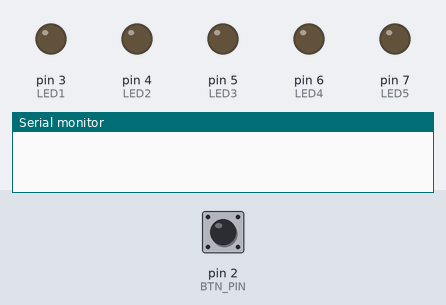
The sketch below on a simulated Arduino Uno, built with avr-gcc and run on an emulated ATmega328P. Parts: output pins drawn as LEDs (lit = HIGH), the last lines printed to the serial monitor. Inputs (shaded band) come from the test bench; at power-on: pin 2 (BTN_PIN) HIGH.

Above: at 1.2 s.
1.3 s: pin 2 (BTN_PIN) pulled LOW for 0.15 s
At 1.8 s:
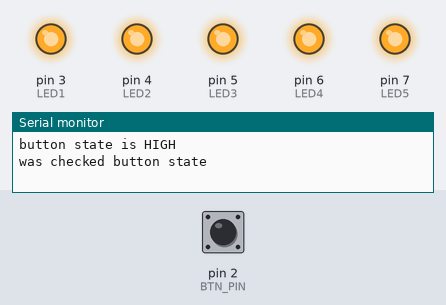
4.4 s: pin 2 (BTN_PIN) pulled LOW for 1 s
6.9 s: pin 2 (BTN_PIN) pulled LOW for 3.2 s
At 12.9 s:
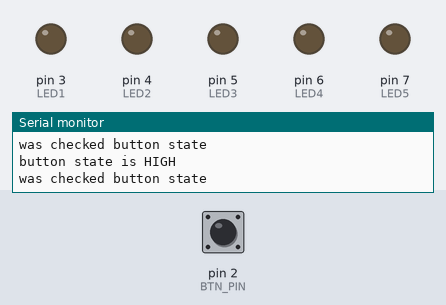
Timing chart, 0 to 19.1 s (numbered marks = the images above; inputs shaded):
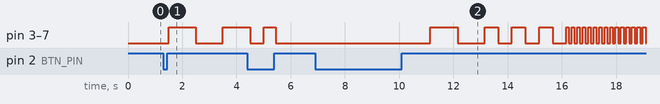

Measured:
- after the input at 1.3 s, pin 3 (LED1), pin 4 (LED2), pin 5 (LED3), pin 6 (LED4), pin 7 (LED5): LOW → HIGH after 0.20 s, → LOW 1.0 s later, → HIGH 1.0 s later
- after the input at 6.9 s, pin 3 (LED1), pin 4 (LED2), pin 5 (LED3), pin 6 (LED4), pin 7 (LED5): goes HIGH 1.0 s, LOW 1.0 s, 3 × (HIGH 0.50 s, LOW 0.50 s), 14 × (HIGH 0.10 s, LOW 0.10 s), HIGH 0.10 s, then LOW, starting after 4.3 s

The sketch:

sketch.ino
```cpp
/*
   Bomb Timer
*/
#define LED1 3
#define LED2 4
#define LED3 5
#define LED4 6
#define LED5 7

#define MODE0 0
#define MODE1 1
#define MODE2 2
#define MODE3 3

#define SLOWSPEED 1000
#define MIDDLESPEED 500
#define HIGHSPEED 100

#define BTN_PIN 2
#define DEBOUNCEDELAY 50

void setup(){
  pinMode(BTN_PIN, INPUT_PULLUP);
  pinMode(LED1, OUTPUT);
  pinMode(LED2, OUTPUT);
  pinMode(LED3, OUTPUT);
  pinMode(LED4, OUTPUT);
  pinMode(LED5, OUTPUT);
  Serial.begin(9600);
}

int modeForSecond(int second){
  if(second>0&&second<=3){
    return MODE1;
  } else if(second>3&&second<=6){
    return MODE2;
  } else if(second>6&&second<=10){
    return MODE3;
  } else {
    return MODE0;
  }
}

void loop(){
  static int count = 0;
  static boolean onoff = false;
  if(checkButtonState()){
    Serial.println("was checked button state");
    onoff = !onoff;
    count = 0;
  }
  if(onoff){
    // ボタンを押した時に以下の処理を実行すると、ボタンを押した時しか'count'が増えない。
    if(isPassedSecond()){
      count += 1;
    }
  }
  int mode = modeForSecond(count);
  runMode(mode);

}

void runMode(int _ledState){
  if(_ledState==MODE0){
    turnOffLeds();
  } else if(_ledState==MODE1){
    blink(SLOWSPEED);
  } else if(_ledState==MODE2){
    blink(MIDDLESPEED);
  } else if(_ledState==MODE3){
    blink(HIGHSPEED);
  } else {
    turnOffLeds();
  }
}

boolean checkButtonState() {
  // 初期状態ではlastbuttonstateとbuttonstateをpullupなら両方trueに。
  static boolean lastButtonState = true;
  static boolean buttonState = true;
  // チャタリング防止用
  static unsigned long lastDebounceTime;

  int reading = digitalRead(BTN_PIN);

  if(reading != lastButtonState){
    lastDebounceTime = millis();
  }

  if((millis()-lastDebounceTime)>DEBOUNCEDELAY){
    if(reading != buttonState){
      buttonState = reading;
      if(buttonState==HIGH){
        Serial.println("button state is HIGH");
        return true;
        // state = !state;
      }
    }
  }
  lastButtonState = reading;
  return false;
}

void turnOffLeds(){
  digitalWrite(LED1, LOW);
  digitalWrite(LED2, LOW);
  digitalWrite(LED3, LOW);
  digitalWrite(LED4, LOW);
  digitalWrite(LED5, LOW);
}

boolean isPassedSecond() {
  // 1秒数えるために現在の時刻を格納する変数
  static unsigned long timeForCount;

  if((millis()-timeForCount)>1000){
    timeForCount = millis();
    return true;
  } else {
    return false;
  }
}

void toggleLeds(boolean onoff){
  digitalWrite(LED1, onoff);
  digitalWrite(LED2, onoff);
  digitalWrite(LED3, onoff);
  digitalWrite(LED4, onoff);
  digitalWrite(LED5, onoff);
}

void blink(unsigned long interval){
   // LEDの点滅タイミングをつくるための変数
  static unsigned long timeForLedState = 0;
  // LEDのオンオフ
  static boolean output = false;

  if((millis()-timeForLedState)>interval){
    output = !output;
    toggleLeds(output);
    timeForLedState = millis();
  }
}
```
